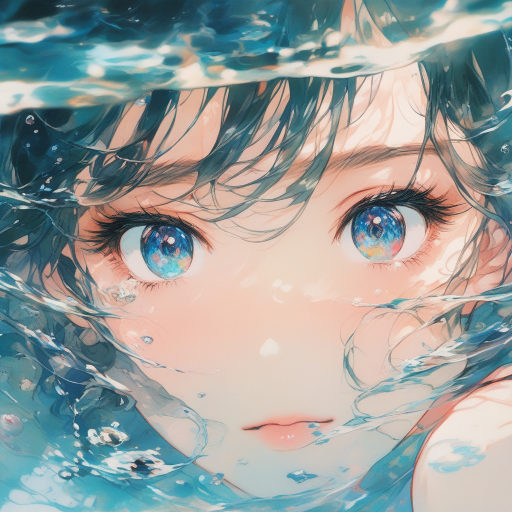
#> input picture xhscreator/041.png, 1024 x 1024 px (shown at 1/2 size)
$ python cover_pic.py   (older library calls are emulated)
#> lines starting #> are read from the running program, lines starting #| are printed output that depends on the picture; after the words box and inside, x2 and y2 are one past the last pixel; in counts of white or black regions, pixels touching at a corner belong together
from PIL import Image, ImageDraw, ImageFilter, ImageFont


def textsize(text, font):
    im = Image.new(mode="P", size=(0, 0))
    draw = ImageDraw.Draw(im)
    _, _, width, height = draw.textbbox((0, 0), text=text, font=font)
    return width, height


def get_poster(oig_img,poster_path):
    # 加载原始图像
#> called with oig_img = '041.png', poster_path = 'poster.jpg'
    original_image = Image.open(oig_img)
#> original_image is the input picture: PIL image 1024x1024 RGB; mean R, G, B 152.2, 158.3, 156
    # 计算处理后的图像尺寸
    width, height = original_image.size
#> width = 1024; height = 1024
    processed_width = width
#> processed_width = 1024
    processed_height = height - height // 6
#> processed_height = 854
    # 创建处理后的图像
    processed_image = Image.new("RGB", (processed_width, processed_height))
#> processed_image: PIL image 1024x854 RGB; every value is 0
    # 复制原图的上半部分到处理后的图像的上半部分
    processed_image.paste(original_image.crop((0, height // 6, width, height)), (0, 0))
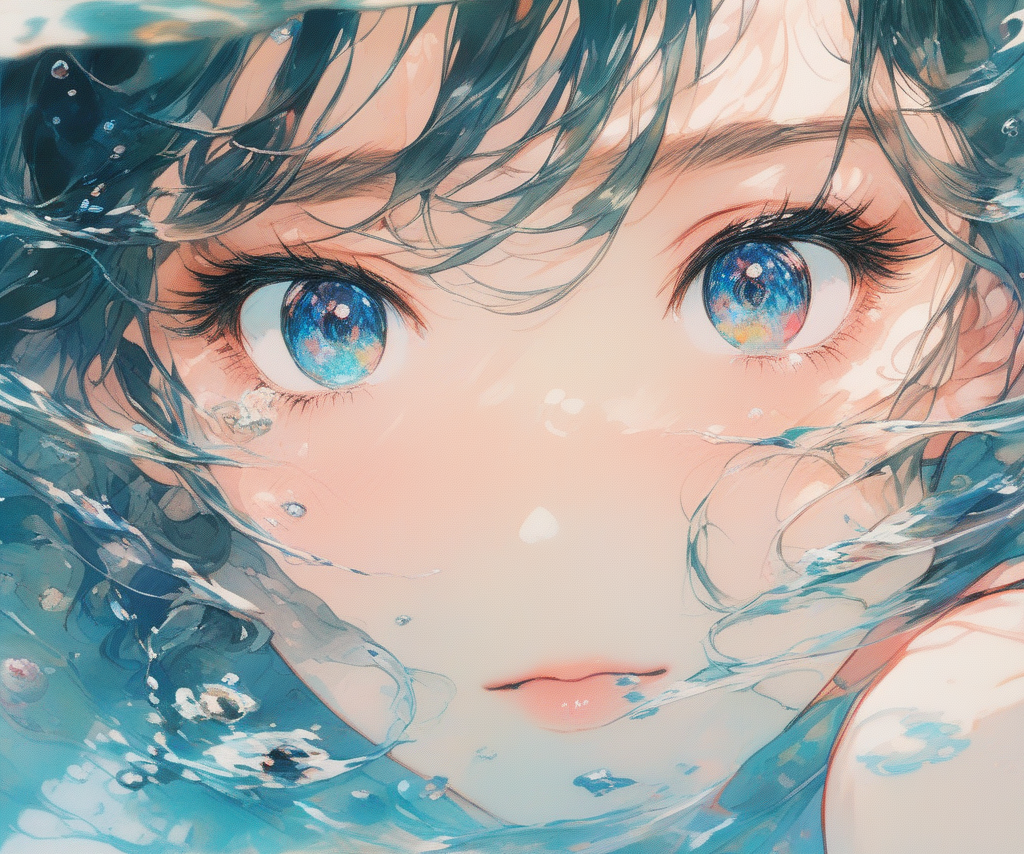
#> processed_image: PIL image 1024x854 RGB; mean R, G, B 161.6, 162.1, 158.7
    # 缩小原图为圆形头像
    avatar_size = processed_width // 3
#> avatar_size = 341
    avatar_image = original_image.resize((avatar_size, avatar_size)).convert("RGBA")
    mask = Image.new("L", (avatar_size, avatar_size), 0)
#> mask: PIL image 341x341 L; every value is 0
    draw = ImageDraw.Draw(mask)
    draw.ellipse((0, 0, avatar_size, avatar_size), fill=255)
    avatar_image.putalpha(mask)
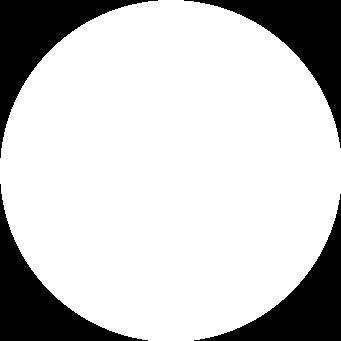
#> mask: PIL image 341x341 L; 78.9% white; 4 black regions, box (x1, y1, x2, y2) and area: (0, 0, 158, 158) 6290, (184, 0, 341, 148) 6132, (0, 184, 148, 341) 6132, (194, 194, 341, 341) 5975
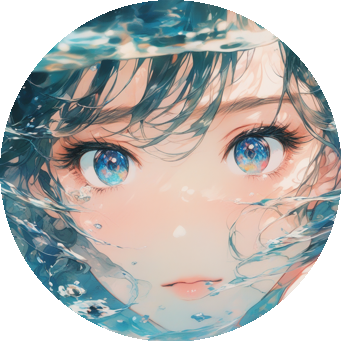
#> avatar_image: PIL image 341x341 RGBA; mean R, G, B, A 152.2, 158.3, 156, 201.2; transparent parts drawn white

    # 缩小原图为方形头像
    square_avatar_size = processed_width // 2
#> square_avatar_size = 512
    square_avatar_image = original_image.resize((avatar_size, avatar_size)).convert("RGBA")
    square_avatar_image = square_avatar_image.crop((0, 0, avatar_size, avatar_size))

    # 创建虚化淡化的原图
    blurred_image_tmp = original_image.crop((0, height // 6, width, height - height // 4))
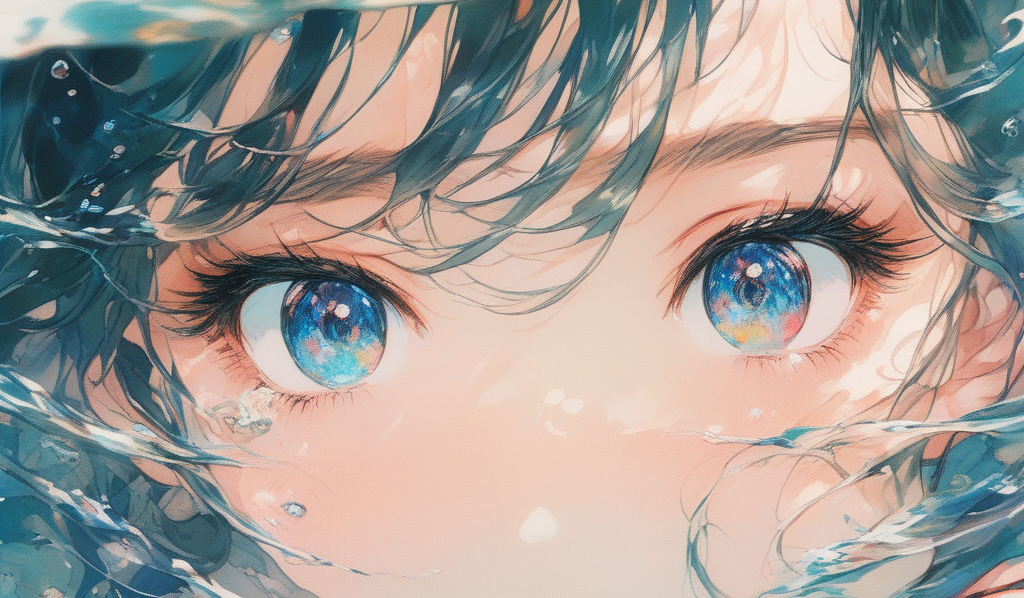
#> blurred_image_tmp: PIL image 1024x598 RGB; mean R, G, B 162.1, 154.6, 149
    blurred_image = blurred_image_tmp.filter(ImageFilter.GaussianBlur(radius=10))
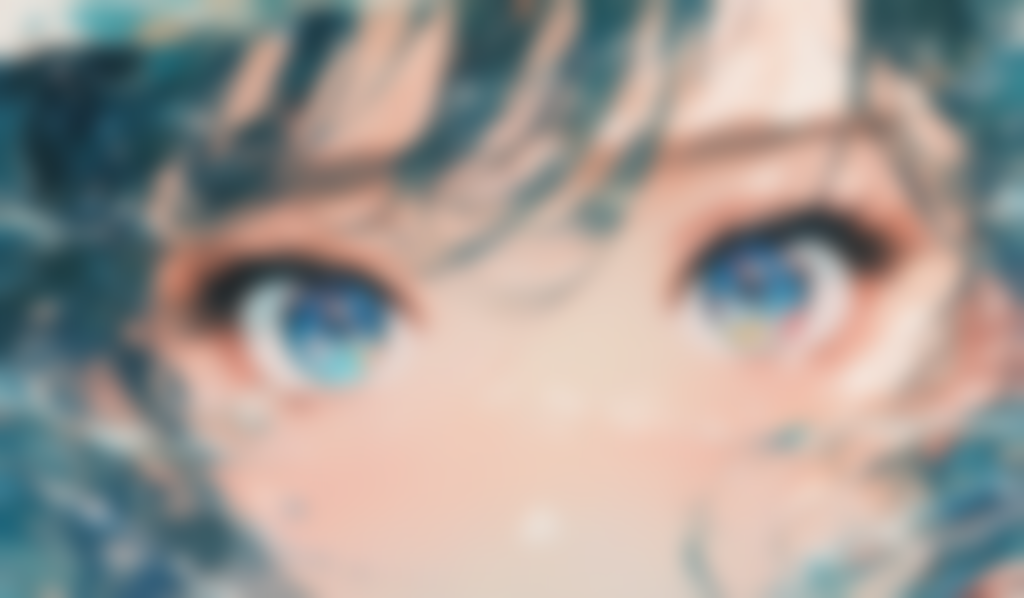
#> blurred_image: PIL image 1024x598 RGB; mean R, G, B 162.2, 154.6, 149
    blurred_image = blurred_image.crop((0, 0, width, height))
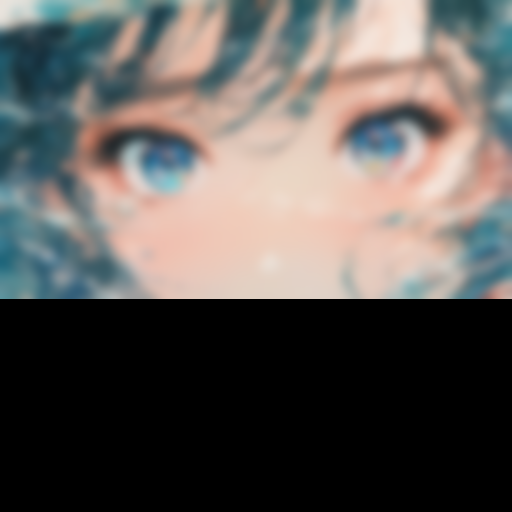
#> blurred_image: PIL image 1024x1024 RGB (shown at 1/2 size); mean R, G, B 94.7, 90.3, 87
    # 在淡化的图上放置文字
    text = "IT'S'HELP THE LUCK STICK"
    font = ImageFont.truetype("Arial.ttf", 42)  # 替换为合适的字体文件路径和字体大小
    draw = ImageDraw.Draw(blurred_image)
    text_width, text_height = textsize(text, font=font)
    text_position = ((processed_width - text_width) // 2 + 200, (processed_height) // 2 - 150)
#> text_position = (440, 277)
    draw.text(text_position, text, fill=(79,79,79), font=font)
    # 创建最终的海报
    poster = Image.new("RGB", (width, height + height // 4))
#> poster: PIL image 1024x1280 RGB; every value is 0
    poster.paste(processed_image, (0, 0))
    poster.paste(blurred_image, (0, processed_height))
    # 在最终海报上放置头像
    poster.paste(avatar_image, (processed_width - avatar_size, processed_height - avatar_size // 2), avatar_image)
    poster.paste(square_avatar_image, (processed_width//16, processed_height+height // 16), square_avatar_image)
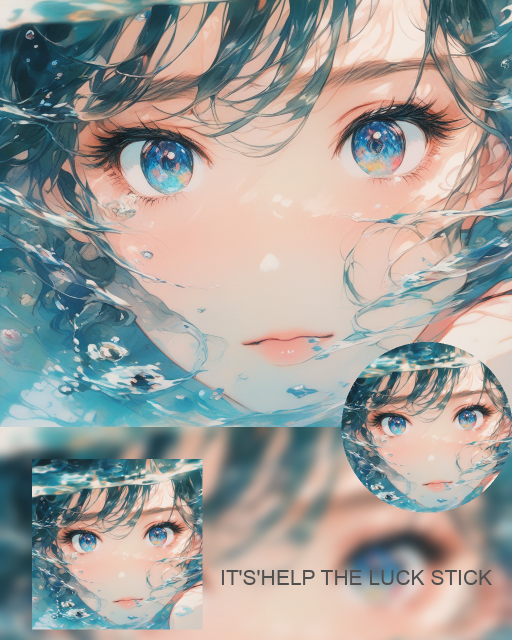
#> poster: PIL image 1024x1280 RGB (shown at 1/2 size); mean R, G, B 160.9, 159.2, 154.9

    # 显示或保存海报
    poster.show()
    poster.save(poster_path)

if __name__ == '__main__':
    get_poster("041.png", "poster.jpg")
